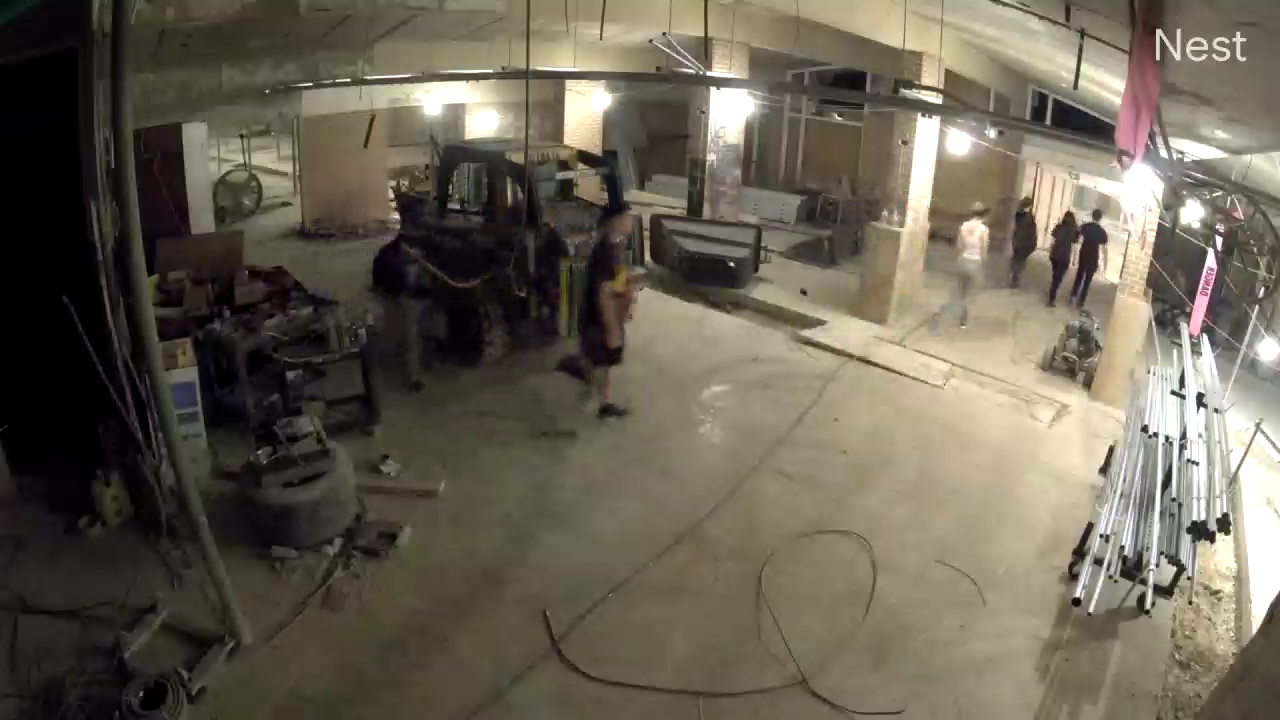
#> input picture frame 17 of Object_Tracking/test.mp4, 1280 x 720 px
$ python index.py
#> lines starting #> are read from the running program, lines starting #| are printed output that depends on the picture
import cv2
import sys

(major_ver, minor_ver, subminor_ver) = (cv2.__version__).split('.')

if __name__ == '__main__' :

    # Set up tracker.
    # Instead of MIL, you can also use

    tracker_types = ['BOOSTING', 'MIL','KCF', 'TLD', 'MEDIANFLOW', 'CSRT', 'MOSSE']
    tracker_type = tracker_types[1]

    if int(minor_ver) < 3:
        tracker = cv2.Tracker_create(tracker_type)
    else:
        if tracker_type == 'BOOSTING':
            tracker = cv2.TrackerBoosting_create()
        if tracker_type == 'MIL':
            tracker = cv2.TrackerMIL_create()
        if tracker_type == 'KCF':
            tracker = cv2.TrackerKCF_create()
        if tracker_type == 'TLD':
            tracker = cv2.TrackerTLD_create()
        if tracker_type == 'MEDIANFLOW':
            tracker = cv2.TrackerMedianFlow_create()
        if tracker_type == 'CSRT':
            tracker = cv2.TrackerCSRT_create()
        if tracker_type == 'MOSSE':
            tracker = cv2.TrackerMOSSE_create()

    # Read video
    video = cv2.VideoCapture("test.mp4")

    # Exit if video not opened.
    if not video.isOpened():
        print("Could not open video")
        sys.exit()

    # Read first frame.
    ok, frame = video.read()
#> frame is the input picture: shape (720, 1280, 3); mean B, G, R 83.6, 97.4, 105.3
    if not ok:
        print('Cannot read video file')
        sys.exit()

    # Define an initial bounding box
    bbox = (287, 23, 86, 320)

    # Uncomment the line below to select a different bounding box
    #bbox = cv2.selectROI(frame, False)

    # Initialize tracker with first frame and bounding box
    ok = tracker.init(frame, bbox)

    while True:
        # Read a new frame
        ok, frame = video.read()
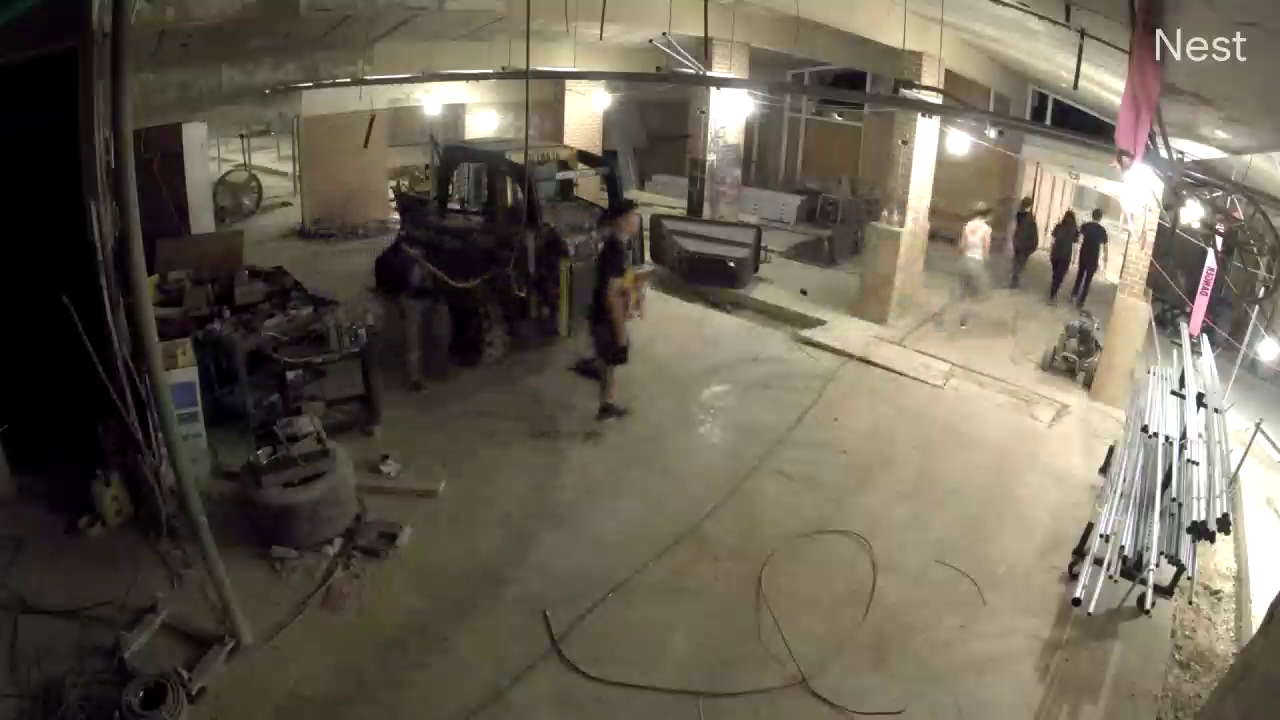
#> input picture frame 18 of Object_Tracking/test.mp4, 1280 x 720 px
#> frame is the input picture: shape (720, 1280, 3); mean B, G, R 83.6, 97.4, 105.3
        if not ok:
            break

        # Start timer
        timer = cv2.getTickCount()

        # Update tracker
        ok, bbox = tracker.update(frame)
#> ok = True; bbox = (287, 22, 86, 320)

        # Calculate Frames per second (FPS)
        fps = cv2.getTickFrequency() / (cv2.getTickCount() - timer);

        # Draw bounding box
        if ok:
            # Tracking success
            p1 = (int(bbox[0]), int(bbox[1]))
#> p1 = (287, 22)
            p2 = (int(bbox[0] + bbox[2]), int(bbox[1] + bbox[3]))
#> p2 = (373, 342)
            cv2.rectangle(frame, p1, p2, (255,0,0), 2, 1)
        else :
            # Tracking failure
            cv2.putText(frame, "Tracking failure detected", (100,80), cv2.FONT_HERSHEY_SIMPLEX, 0.75,(0,0,255),2)

        # Display tracker type on frame
        cv2.putText(frame, tracker_type + " Tracker", (100,20), cv2.FONT_HERSHEY_SIMPLEX, 0.75, (50,170,50),2);

        # Display FPS on frame
        cv2.putText(frame, "FPS : " + str(int(fps)), (100,50), cv2.FONT_HERSHEY_SIMPLEX, 0.75, (50,170,50), 2);
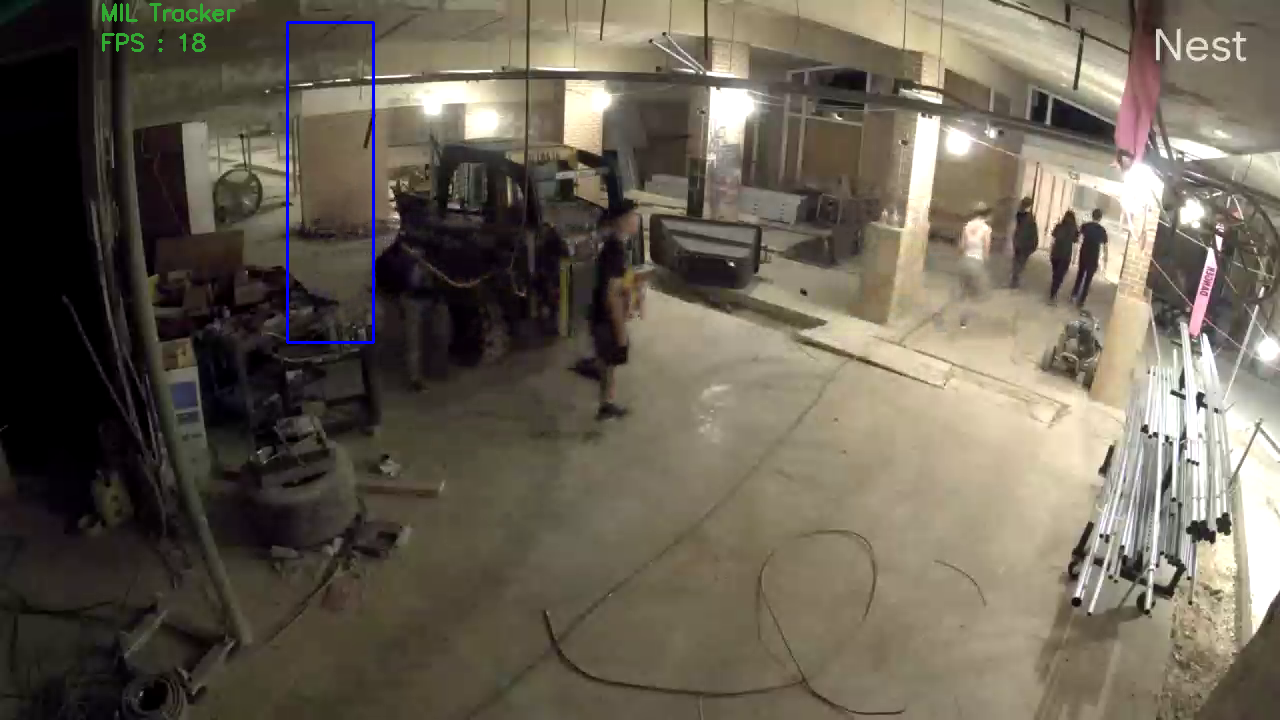
#> frame: shape (720, 1280, 3); mean B, G, R 84.1, 97.4, 105.1

        # Display result
        cv2.imshow("Tracking", frame)

        # Exit if ESC pressed
        k = cv2.waitKey(1) & 0xff
#> (key Esc is pressed here)
        if k == 27 : break

$ run again, starting later in the video
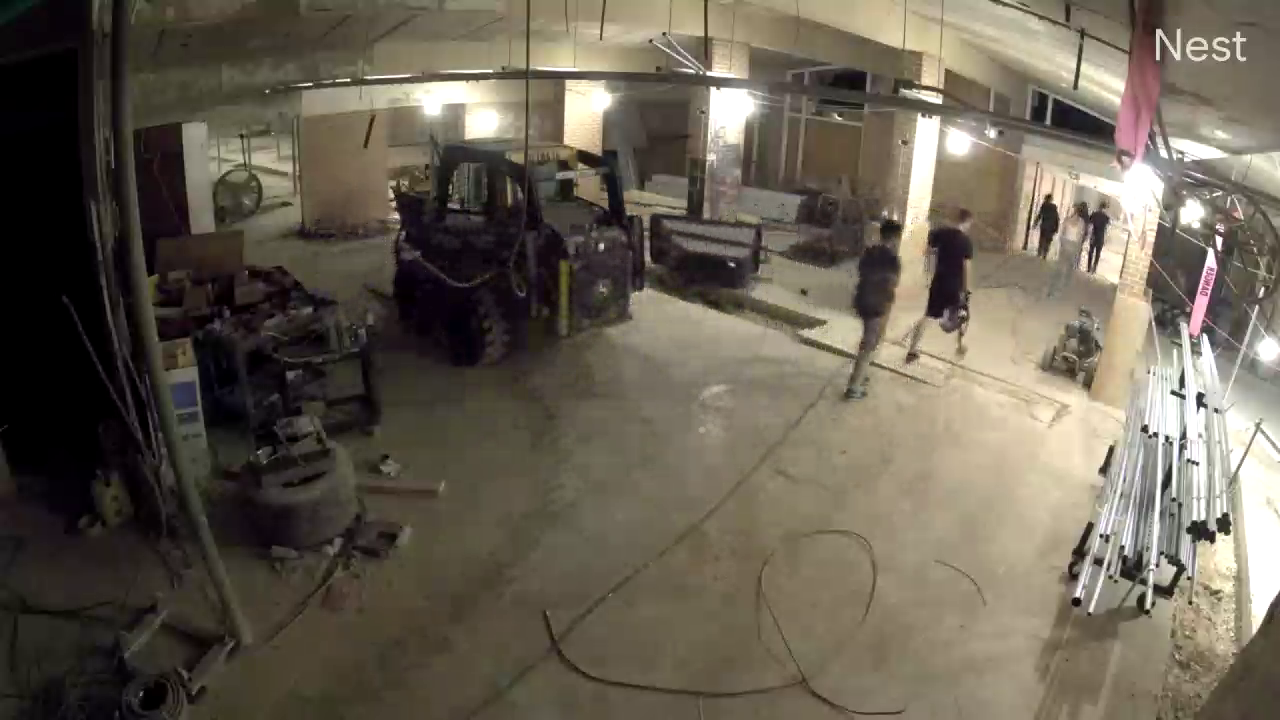
#> input picture frame 77 of Object_Tracking/test.mp4, 1280 x 720 px
#> frame is the input picture: shape (720, 1280, 3); mean B, G, R 82.7, 96.1, 103.9
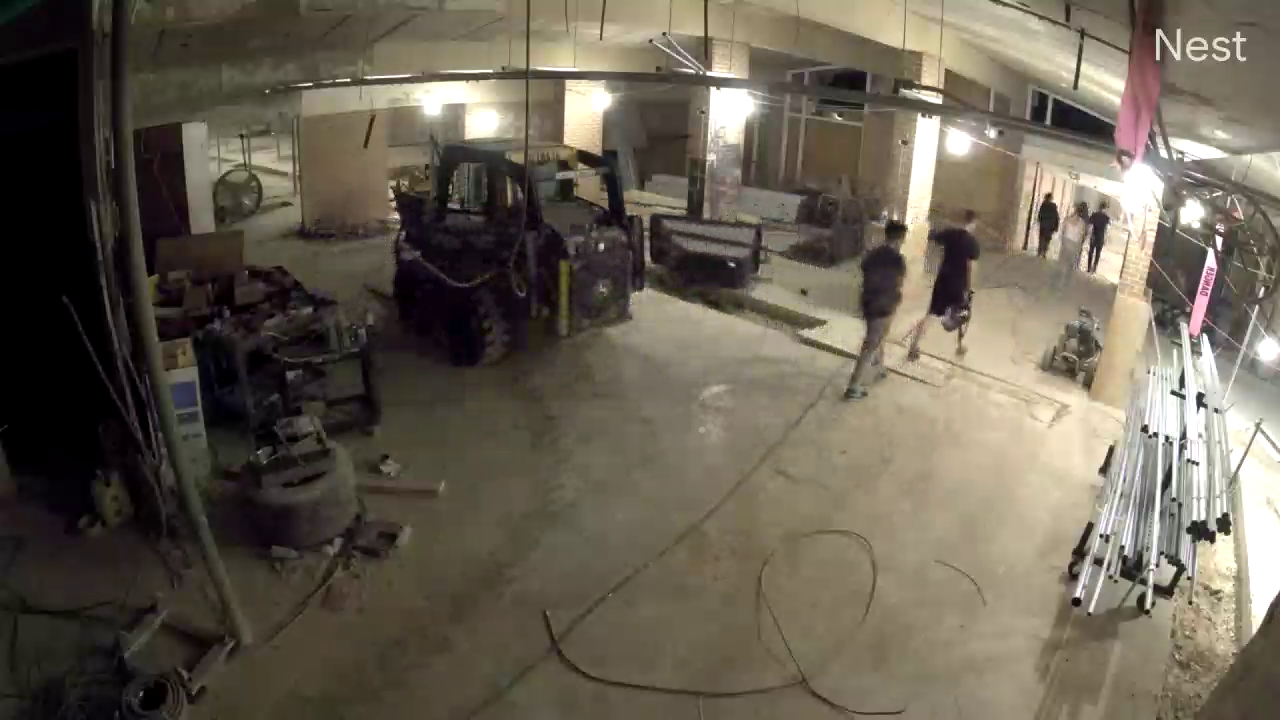
#> input picture frame 78 of Object_Tracking/test.mp4, 1280 x 720 px
#> frame is the input picture: shape (720, 1280, 3); mean B, G, R 82.7, 96, 103.9
#> ok = True; bbox = (289, 24, 86, 320)
#> p1 = (289, 24)
#> p2 = (375, 344)
#> `cv2.putText(frame, "FPS : " + str(int(fps)), (100,50), cv2.FONT_HERSHE..`:
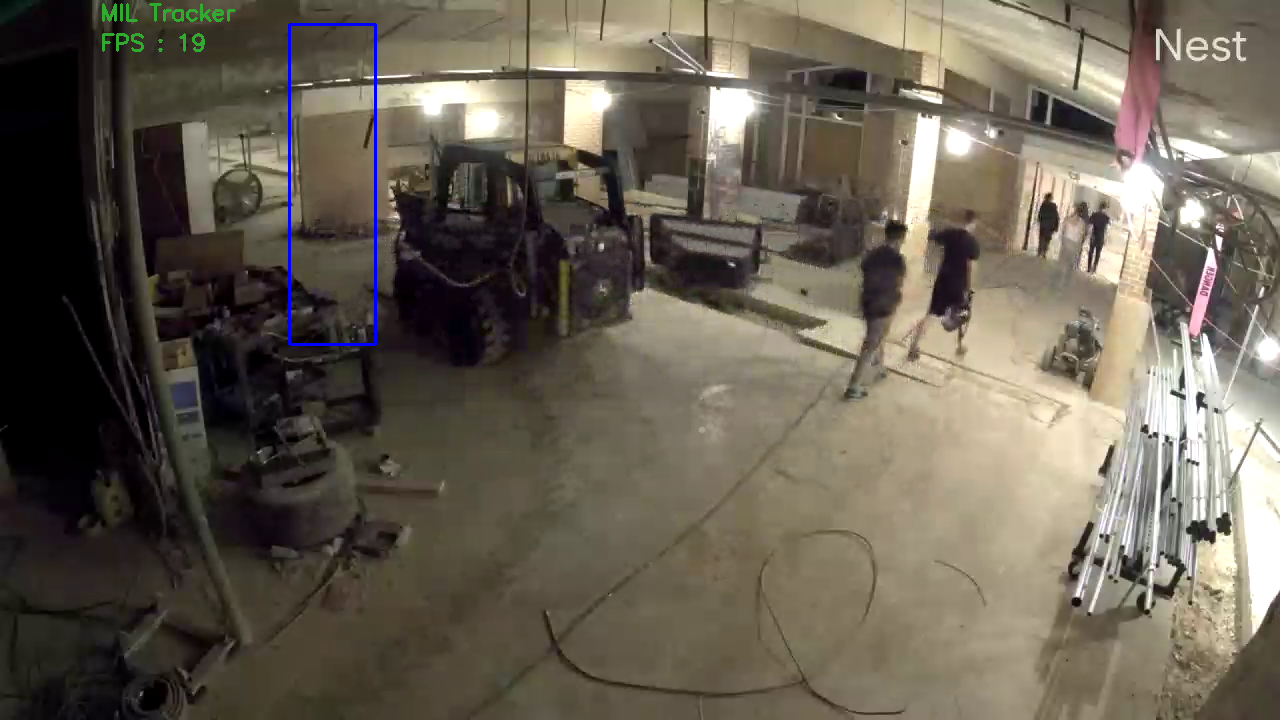
#> frame: shape (720, 1280, 3); mean B, G, R 83.2, 96, 103.6

$ run again, starting later in the video
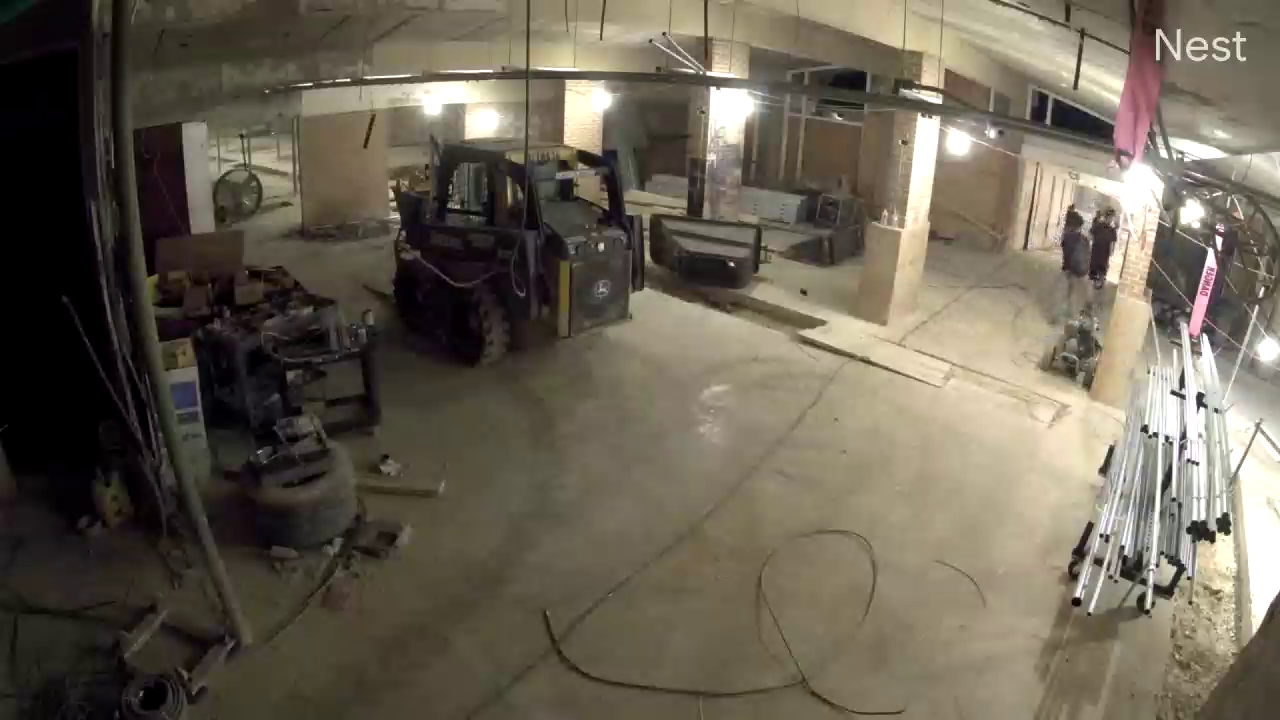
#> input picture frame 137 of Object_Tracking/test.mp4, 1280 x 720 px
#> frame is the input picture: shape (720, 1280, 3); mean B, G, R 83.8, 97.9, 105.7
#> ok = True; bbox = (287, 22, 86, 320)
#> p1 = (287, 22)
#> p2 = (373, 342)
#> `cv2.putText(frame, "FPS : " + str(int(fps)), (100,50), cv2.FONT_HERSHE..`:
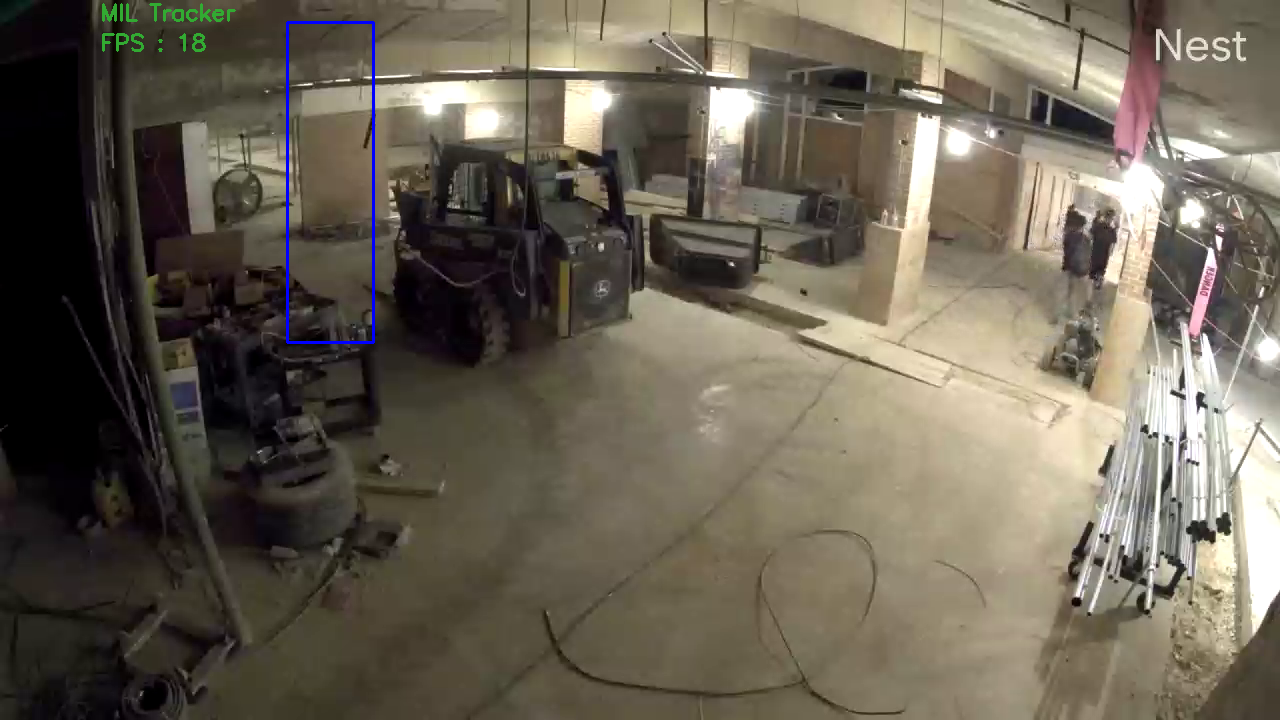
#> frame: shape (720, 1280, 3); mean B, G, R 84.4, 98, 105.5
